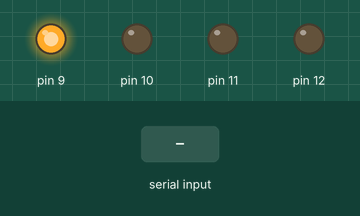
Simulated run of this sketch. Board: Arduino Uno, built with avr-gcc and run on an emulated ATmega328P. Shown: output pins drawn as LEDs (lit = HIGH). The test bench sets the inputs (shaded band). What the sketch prints to the serial monitor is not drawn.

Above: at 1.2 s.
1.3 s: "1" received over Serial
At 2.2 s:
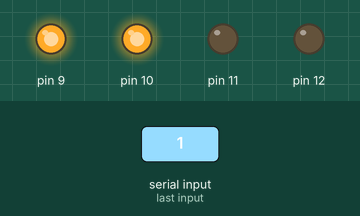
2.8 s: "2" received over Serial
At 3.3 s:
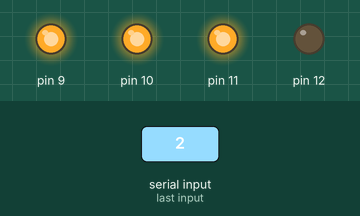
4.3 s: "3" received over Serial
At 5.5 s:
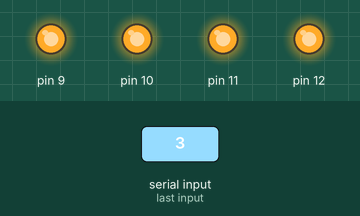
5.8 s: "4" received over Serial
At 6.8 s:
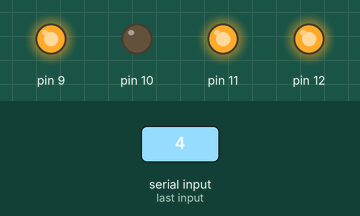
7.3 s: "5" received over Serial
At 8.0 s:
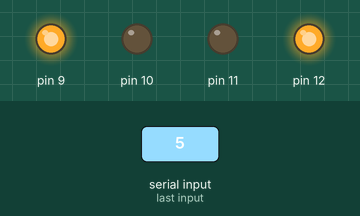
8.8 s: "6" received over Serial
At 9.1 s:
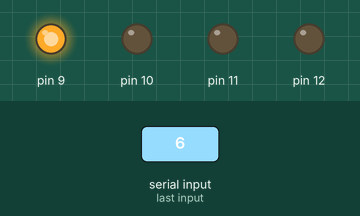
Timing chart, 0 to 11.3 s (numbered marks = the images above; inputs shaded):
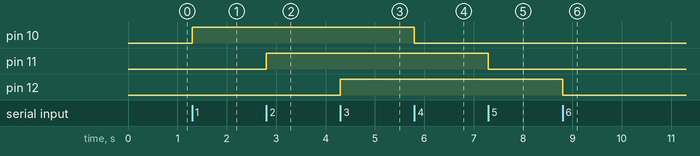

The sketch:

CC4A_1_color_light.ino
```cpp
void setup()
{
  Serial.begin(115200);
  pinMode(9, OUTPUT);
  pinMode(10, OUTPUT);
  pinMode(11, OUTPUT);
  pinMode(12, OUTPUT);
  digitalWrite(9, HIGH);
}
void loop()
{
  while(Serial.available())
   {
     char c=Serial.read();
      if(c=='1')
        {
          digitalWrite(10, HIGH);
        }
        if(c=='2')
        {
          digitalWrite(11, HIGH);
        }
        if(c=='3')
        {
          digitalWrite(12, HIGH);
        }
         if(c=='4')
        {
          digitalWrite(10, LOW);
        }
        if(c=='5')
        {
          digitalWrite(11, LOW);
        }
        if(c=='6')
        {

          digitalWrite(12, LOW);
        }
        Serial.write(c);
   }
}
```

Measured:
- after the input at 1.3 s, pin 10: LOW → HIGH at once
- after the input at 2.8 s, pin 11: LOW → HIGH at once
- after the input at 4.3 s, pin 12: LOW → HIGH at once
- after the input at 5.8 s, pin 10: HIGH → LOW at once
- after the input at 7.3 s, pin 11: HIGH → LOW at once
- after the input at 8.8 s, pin 12: HIGH → LOW at once
